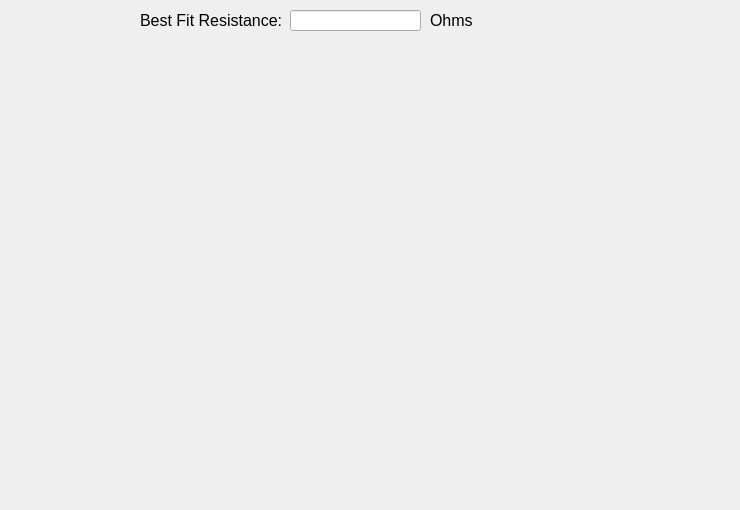
                <widget class="QWidget" name="tab_8">
                 <attribute name="title">
                  <string>Second Period Plot</string>
                 </attribute>
                 <widget class="QWidget" name="widget_second" native="true">
                  <property name="geometry">
                   <rect>
                    <x>0</x>
                    <y>40</y>
                    <width>731</width>
                    <height>461</height>
                   </rect>
                  </property>
                  <property name="sizePolicy">
                   <sizepolicy hsizetype="Expanding" vsizetype="Minimum">
                    <horstretch>0</horstretch>
                    <verstretch>0</verstretch>
                   </sizepolicy>
                  </property>
                  <widget class="MatplotlibWidget" name="mplwidget_second">
                   <property name="geometry">
                    <rect>
                     <x>200</x>
                     <y>140</y>
                     <width>151</width>
                     <height>91</height>
                    </rect>
                   </property>
                   <property name="sizePolicy">
                    <sizepolicy hsizetype="Preferred" vsizetype="Preferred">
                     <horstretch>0</horstretch>
                     <verstretch>0</verstretch>
                    </sizepolicy>
                   </property>
                  </widget>
                 </widget>
                 <widget class="QLabel" name="label_20">
                  <property name="geometry">
                   <rect>
                    <x>140</x>
                    <y>10</y>
                    <width>151</width>
                    <height>21</height>
                   </rect>
                  </property>
                  <property name="font">
                   <font>
                    <pointsize>12</pointsize>
                   </font>
                  </property>
                  <property name="text">
                   <string>Best Fit Resistance:</string>
                  </property>
                 </widget>
                 <widget class="QLineEdit" name="lineEdit_bfr_second">
                  <property name="geometry">
                   <rect>
                    <x>290</x>
                    <y>10</y>
                    <width>131</width>
                    <height>21</height>
                   </rect>
                  </property>
                  <property name="font">
                   <font>
                    <pointsize>12</pointsize>
                   </font>
                  </property>
                  <property name="text">
                   <string/>
                  </property>
                 </widget>
                 <widget class="QLabel" name="label_resistance_unit_second">
                  <property name="geometry">
                   <rect>
                    <x>430</x>
                    <y>10</y>
                    <width>51</width>
                    <height>21</height>
                   </rect>
                  </property>
                  <property name="font">
                   <font>
                    <pointsize>12</pointsize>
                   </font>
                  </property>
                  <property name="text">
                   <string>Ohms</string>
                  </property>
                 </widget>
                 <zorder>label_20</zorder>
                 <zorder>lineEdit_bfr_second</zorder>
                 <zorder>label_resistance_unit_second</zorder>
                 <zorder>widget_second</zorder>
                </widget>
